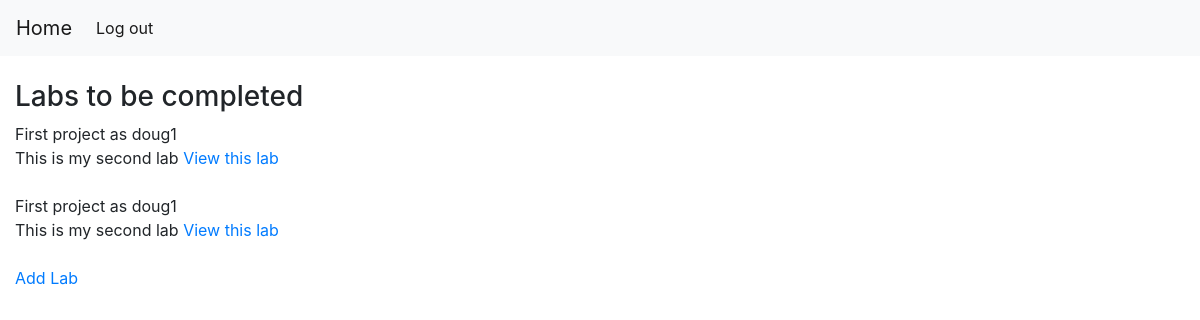
Before: / (signed in) with the older database file.
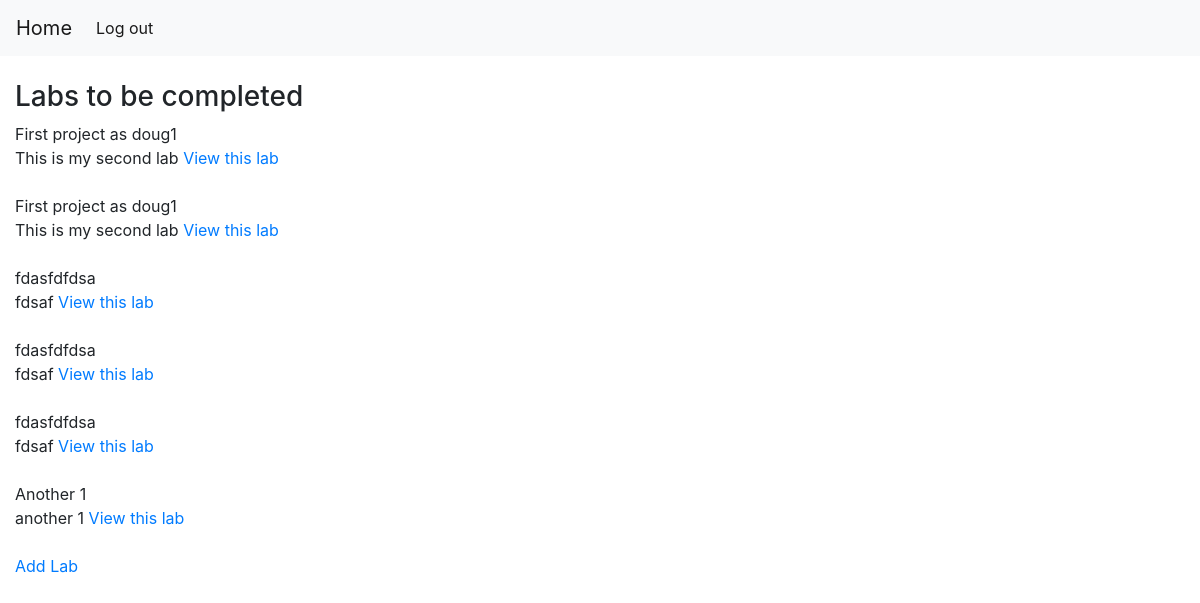
After: the same page with the newer database file.
### main/models.py (models this page shows)
class Lab(models.Model):
    title = models.CharField(max_length=50)
    description = models.CharField(max_length=200)
    start_date = models.DateField()
    due_date = models.DateField()
    users = models.ManyToManyField(User)
    completed = models.BooleanField(default=False)
    class Meta:
        verbose_name_plural = 'Labs'
    def __str__(self):
        return self.title

### main/views.py (the view)
# urls.py: path('', views.homepage, name='homepage'),
def homepage(request):
    if request.user.is_authenticated:
        print(request.user.lab_set.all())
        return render(request,
                    'main/homepage.html',
                    context={'labs': request.user.lab_set.all(),
                            'logged_in': True})
    else:
        return render(request,
                      'main/homepage.html',
                      {'logged_in': False})

### main/templates/main/homepage.html
{% extends "main/main_html.html" %}
{% block content %}
    {% if logged_in == True%}
        <h3> Labs to be completed </h3>
        {% for lab in labs %}
            {{ lab.title }} <br>
            {{ lab.description }}
            <a href={% url 'main:lab_show' lab_id=lab.id %}> View this lab </a>
            <br><br>
        {% endfor %}
        <a href='/labs/new'> Add Lab</a> <br>
    {% else %}
        <h3> Please log in to use this app. </h3>
    {% endif %}
{% endblock %}

Changed rows visible on the page:
added Lab: title "fdasfdfdsa", description "fdsaf"
added Lab: title "fdasfdfdsa", description "fdsaf"
added Lab: title "fdasfdfdsa", description "fdsaf"
added Lab: title "Another 1", description "another 1"
